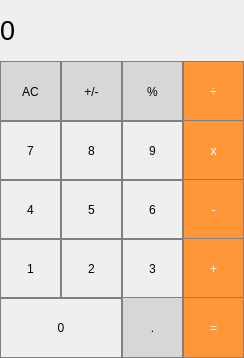
<?xml version="1.0" encoding="UTF-8"?>
<ui version="4.0">
 <class>MainWindow</class>
 <widget class="QMainWindow" name="MainWindow">
  <property name="enabled">
   <bool>true</bool>
  </property>
  <property name="geometry">
   <rect>
    <x>0</x>
    <y>0</y>
    <width>244</width>
    <height>358</height>
   </rect>
  </property>
  <property name="minimumSize">
   <size>
    <width>244</width>
    <height>358</height>
   </size>
  </property>
  <property name="maximumSize">
   <size>
    <width>244</width>
    <height>358</height>
   </size>
  </property>
  <property name="windowTitle">
   <string>Калькулятор</string>
  </property>
  <widget class="QWidget" name="centralwidget">
   <widget class="QLabel" name="result_show">
    <property name="geometry">
     <rect>
      <x>0</x>
      <y>0</y>
      <width>244</width>
      <height>61</height>
     </rect>
    </property>
    <property name="font">
     <font>
      <pointsize>20</pointsize>
     </font>
    </property>
    <property name="styleSheet">
     <string notr="true">QLabel {
  qproperty-alignment: 'AlignVCenter | AlignRight';
  border: 1px solid gray;
}

background-color : white;</string>
    </property>
    <property name="text">
     <string>0</string>
    </property>
   </widget>
   <widget class="QPushButton" name="pushButton_allclear">
    <property name="geometry">
     <rect>
      <x>0</x>
      <y>61</y>
      <width>61</width>
      <height>61</height>
     </rect>
    </property>
    <property name="styleSheet">
     <string notr="true">QPushButton {
  background-color: rgb(215, 215, 215);
  border: 1px solid gray;
}
QPushButton:pressed {
    background-color: qlineargradient(x1: 0, y1: 0, x2: 0, y2: 1,
                                      stop: 0 #BEBEBE, stop: 1 #D7D7D7);
}</string>
    </property>
    <property name="text">
     <string>AC</string>
    </property>
   </widget>
   <widget class="QPushButton" name="pushButton_plus_minus">
    <property name="geometry">
     <rect>
      <x>61</x>
      <y>61</y>
      <width>61</width>
      <height>61</height>
     </rect>
    </property>
    <property name="styleSheet">
     <string notr="true">QPushButton {
  background-color: rgb(215, 215, 215);
  border: 1px solid gray;
}
QPushButton:pressed {
    background-color: qlineargradient(x1: 0, y1: 0, x2: 0, y2: 1,
                                      stop: 0 #BEBEBE, stop: 1 #D7D7D7);
}</string>
    </property>
    <property name="text">
     <string>+/-</string>
    </property>
   </widget>
   <widget class="QPushButton" name="pushButton_percent">
    <property name="geometry">
     <rect>
      <x>122</x>
      <y>61</y>
      <width>61</width>
      <height>61</height>
     </rect>
    </property>
    <property name="styleSheet">
     <string notr="true">QPushButton {
  background-color: rgb(215, 215, 215);
  border: 1px solid gray;
}
QPushButton:pressed {
    background-color: qlineargradient(x1: 0, y1: 0, x2: 0, y2: 1,
                                      stop: 0 #BEBEBE, stop: 1 #D7D7D7);
}</string>
    </property>
    <property name="text">
     <string>%</string>
    </property>
   </widget>
   <widget class="QPushButton" name="pushButton_divide">
    <property name="geometry">
     <rect>
      <x>183</x>
      <y>61</y>
      <width>61</width>
      <height>61</height>
     </rect>
    </property>
    <property name="styleSheet">
     <string notr="true">QPushButton {
  background-color: rgb(255, 151, 57);
  color: white; 
  border: 1px solid gray;
}

QPushButton:pressed {
    background-color: qlineargradient(x1: 0, y1: 0, x2: 0, y2: 1,
                                      stop: 0 #FF7832, stop: 1 #FF9739);
}</string>
    </property>
    <property name="text">
     <string>÷</string>
    </property>
   </widget>
   <widget class="QPushButton" name="pushButton_9">
    <property name="geometry">
     <rect>
      <x>122</x>
      <y>120</y>
      <width>61</width>
      <height>61</height>
     </rect>
    </property>
    <property name="styleSheet">
     <string notr="true">QPushButton {
   border: 1px solid gray;
}
QPushButton:pressed {
    background-color: qlineargradient(x1: 0, y1: 0, x2: 0, y2: 1,
                                      stop: 0 #dadbde, stop: 1 #f6f7fa);
}</string>
    </property>
    <property name="text">
     <string>9</string>
    </property>
   </widget>
   <widget class="QPushButton" name="pushButton_multiply">
    <property name="geometry">
     <rect>
      <x>183</x>
      <y>120</y>
      <width>61</width>
      <height>61</height>
     </rect>
    </property>
    <property name="styleSheet">
     <string notr="true">QPushButton {
  background-color: rgb(255, 151, 57);
  color: white; 
  border: 1px solid gray;
}

QPushButton:pressed {
    background-color: qlineargradient(x1: 0, y1: 0, x2: 0, y2: 1,
                                      stop: 0 #FF7832, stop: 1 #FF9739);
}</string>
    </property>
    <property name="text">
     <string>x</string>
    </property>
   </widget>
   <widget class="QPushButton" name="pushButton_7">
    <property name="geometry">
     <rect>
      <x>0</x>
      <y>120</y>
      <width>61</width>
      <height>61</height>
     </rect>
    </property>
    <property name="styleSheet">
     <string notr="true">QPushButton {
   border: 1px solid gray;
}
QPushButton:pressed {
    background-color: qlineargradient(x1: 0, y1: 0, x2: 0, y2: 1,
                                      stop: 0 #dadbde, stop: 1 #f6f7fa);
}</string>
    </property>
    <property name="text">
     <string>7</string>
    </property>
   </widget>
   <widget class="QPushButton" name="pushButton_8">
    <property name="geometry">
     <rect>
      <x>61</x>
      <y>120</y>
      <width>61</width>
      <height>61</height>
     </rect>
    </property>
    <property name="styleSheet">
     <string notr="true">QPushButton {
   border: 1px solid gray;
}
QPushButton:pressed {
    background-color: qlineargradient(x1: 0, y1: 0, x2: 0, y2: 1,
                                      stop: 0 #dadbde, stop: 1 #f6f7fa);
}</string>
    </property>
    <property name="text">
     <string>8</string>
    </property>
   </widget>
   <widget class="QPushButton" name="pushButton_6">
    <property name="geometry">
     <rect>
      <x>122</x>
      <y>179</y>
      <width>61</width>
      <height>61</height>
     </rect>
    </property>
    <property name="styleSheet">
     <string notr="true">QPushButton {
   border: 1px solid gray;
}
QPushButton:pressed {
    background-color: qlineargradient(x1: 0, y1: 0, x2: 0, y2: 1,
                                      stop: 0 #dadbde, stop: 1 #f6f7fa);
}</string>
    </property>
    <property name="text">
     <string>6</string>
    </property>
   </widget>
   <widget class="QPushButton" name="pushButton_minus">
    <property name="geometry">
     <rect>
      <x>183</x>
      <y>179</y>
      <width>61</width>
      <height>61</height>
     </rect>
    </property>
    <property name="styleSheet">
     <string notr="true">QPushButton {
  background-color: rgb(255, 151, 57);
  color: white; 
  border: 1px solid gray;
}

QPushButton:pressed {
    background-color: qlineargradient(x1: 0, y1: 0, x2: 0, y2: 1,
                                      stop: 0 #FF7832, stop: 1 #FF9739);
}</string>
    </property>
    <property name="text">
     <string>-</string>
    </property>
   </widget>
   <widget class="QPushButton" name="pushButton_4">
    <property name="geometry">
     <rect>
      <x>0</x>
      <y>179</y>
      <width>61</width>
      <height>61</height>
     </rect>
    </property>
    <property name="styleSheet">
     <string notr="true">QPushButton {
   border: 1px solid gray;
}
QPushButton:pressed {
    background-color: qlineargradient(x1: 0, y1: 0, x2: 0, y2: 1,
                                      stop: 0 #dadbde, stop: 1 #f6f7fa);
}</string>
    </property>
    <property name="text">
     <string>4</string>
    </property>
   </widget>
   <widget class="QPushButton" name="pushButton_5">
    <property name="geometry">
     <rect>
      <x>61</x>
      <y>179</y>
      <width>61</width>
      <height>61</height>
     </rect>
    </property>
    <property name="styleSheet">
     <string notr="true">QPushButton {
   border: 1px solid gray;
}
QPushButton:pressed {
    background-color: qlineargradient(x1: 0, y1: 0, x2: 0, y2: 1,
                                      stop: 0 #dadbde, stop: 1 #f6f7fa);
}</string>
    </property>
    <property name="text">
     <string>5</string>
    </property>
   </widget>
   <widget class="QPushButton" name="pushButton_3">
    <property name="geometry">
     <rect>
      <x>122</x>
      <y>238</y>
      <width>61</width>
      <height>61</height>
     </rect>
    </property>
    <property name="styleSheet">
     <string notr="true">QPushButton {
   border: 1px solid gray;
}
QPushButton:pressed {
    background-color: qlineargradient(x1: 0, y1: 0, x2: 0, y2: 1,
                                      stop: 0 #dadbde, stop: 1 #f6f7fa);
}</string>
    </property>
    <property name="text">
     <string>3</string>
    </property>
   </widget>
   <widget class="QPushButton" name="pushButton_plus">
    <property name="geometry">
     <rect>
      <x>183</x>
      <y>238</y>
      <width>61</width>
      <height>61</height>
     </rect>
    </property>
    <property name="styleSheet">
     <string notr="true">QPushButton {
  background-color: rgb(255, 151, 57);
  color: white; 
  border: 1px solid gray;
}

QPushButton:pressed {
    background-color: qlineargradient(x1: 0, y1: 0, x2: 0, y2: 1,
                                      stop: 0 #FF7832, stop: 1 #FF9739);
}</string>
    </property>
    <property name="text">
     <string>+</string>
    </property>
   </widget>
   <widget class="QPushButton" name="pushButton_1">
    <property name="geometry">
     <rect>
      <x>0</x>
      <y>238</y>
      <width>61</width>
      <height>61</height>
     </rect>
    </property>
    <property name="styleSheet">
     <string notr="true">QPushButton {
   border: 1px solid gray;
}
QPushButton:pressed {
    background-color: qlineargradient(x1: 0, y1: 0, x2: 0, y2: 1,
                                      stop: 0 #dadbde, stop: 1 #f6f7fa);
}</string>
    </property>
    <property name="text">
     <string>1</string>
    </property>
   </widget>
   <widget class="QPushButton" name="pushButton_2">
    <property name="geometry">
     <rect>
      <x>61</x>
      <y>238</y>
      <width>61</width>
      <height>61</height>
     </rect>
    </property>
    <property name="styleSheet">
     <string notr="true">QPushButton {
   border: 1px solid gray;
}
QPushButton:pressed {
    background-color: qlineargradient(x1: 0, y1: 0, x2: 0, y2: 1,
                                      stop: 0 #dadbde, stop: 1 #f6f7fa);
}</string>
    </property>
    <property name="text">
     <string>2</string>
    </property>
   </widget>
   <widget class="QPushButton" name="pushButton_dot">
    <property name="geometry">
     <rect>
      <x>122</x>
      <y>297</y>
      <width>61</width>
      <height>61</height>
     </rect>
    </property>
    <property name="styleSheet">
     <string notr="true">QPushButton {
  background-color: rgb(215, 215, 215);
  border: 1px solid gray;
}
QPushButton:pressed {
    background-color: qlineargradient(x1: 0, y1: 0, x2: 0, y2: 1,
                                      stop: 0 #BEBEBE, stop: 1 #D7D7D7);
}</string>
    </property>
    <property name="text">
     <string>.</string>
    </property>
   </widget>
   <widget class="QPushButton" name="pushButton_equal">
    <property name="geometry">
     <rect>
      <x>183</x>
      <y>297</y>
      <width>61</width>
      <height>61</height>
     </rect>
    </property>
    <property name="styleSheet">
     <string notr="true">QPushButton {
  background-color: rgb(255, 151, 57);
  color: white; 
  border: 1px solid gray;
}

QPushButton:pressed {
    background-color: qlineargradient(x1: 0, y1: 0, x2: 0, y2: 1,
                                      stop: 0 #FF7832, stop: 1 #FF9739);
}</string>
    </property>
    <property name="text">
     <string>=</string>
    </property>
   </widget>
   <widget class="QPushButton" name="pushButton_0">
    <property name="geometry">
     <rect>
      <x>0</x>
      <y>297</y>
      <width>122</width>
      <height>61</height>
     </rect>
    </property>
    <property name="styleSheet">
     <string notr="true">QPushButton {
   border: 1px solid gray;
}
QPushButton:pressed {
    background-color: qlineargradient(x1: 0, y1: 0, x2: 0, y2: 1,
                                      stop: 0 #dadbde, stop: 1 #f6f7fa);
}</string>
    </property>
    <property name="text">
     <string>0</string>
    </property>
   </widget>
  </widget>
 </widget>
 <resources/>
 <connections/>
</ui>
